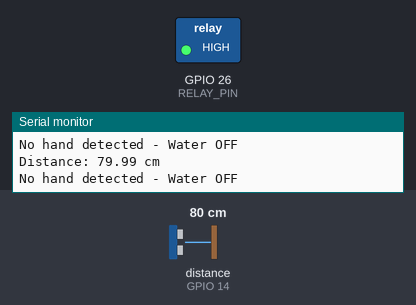
Simulated run of this sketch. Board: ESP32. Shown: switched loads named in the sketch (green lamp = pin HIGH), the last lines printed to the serial monitor. Wiring (inferred from the names in the program): ultrasonic range finder: trigger GPIO 27; echo GPIO 14. The test bench sets the inputs (shaded band); at power-on: distance to the obstacle (sensor on GPIO 14) 80 cm. The echo pulse lasts 58.3 µs per cm; pins used as bus, display or sensor lines are not drawn.

Above: at 1.2 s.
1.3 s: distance to the obstacle (sensor on GPIO 14) set to 12 cm
2.8 s: distance to the obstacle (sensor on GPIO 14) set to 9 cm
At 4.0 s:
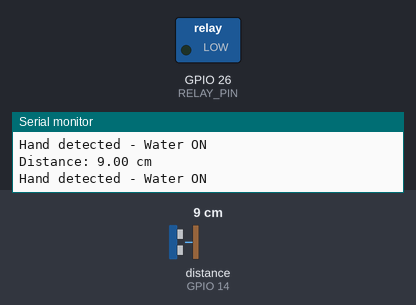
4.3 s: distance to the obstacle (sensor on GPIO 14) set to 18 cm
At 5.6 s:
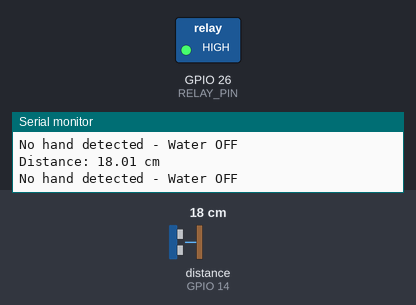
5.9 s: distance to the obstacle (sensor on GPIO 14) set to 2 cm
At 7.4 s:
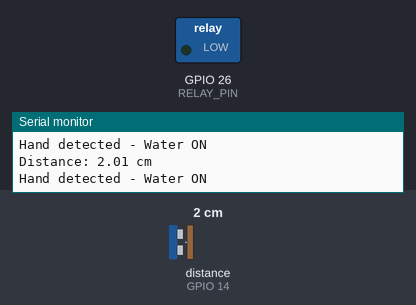
Timing chart, 0 to 8.5 s (numbered marks = the images above; inputs shaded):
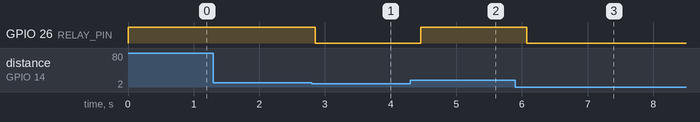

The sketch:

water_dispenser.ino
```cpp
#define TRIG_PIN 27
#define ECHO_PIN 14
#define RELAY_PIN 26

// Change to HIGH if your relay is active-HIGH
#define RELAY_ON LOW
#define RELAY_OFF HIGH

long duration;
float distance;

void setup() {
  Serial.begin(115200);

  pinMode(TRIG_PIN, OUTPUT);
  pinMode(ECHO_PIN, INPUT);
  pinMode(RELAY_PIN, OUTPUT);

  digitalWrite(TRIG_PIN, LOW);
  digitalWrite(RELAY_PIN, RELAY_OFF);
}

void loop() {
  digitalWrite(TRIG_PIN, LOW);
  delayMicroseconds(2);

  digitalWrite(TRIG_PIN, HIGH);
  delayMicroseconds(10);
  digitalWrite(TRIG_PIN, LOW);

  duration = pulseIn(ECHO_PIN, HIGH, 30000);

  if (duration == 0) {
    distance = -1;
  } else {
    distance = duration * 0.0343 / 2;
  }

  Serial.print("Distance: ");
  Serial.print(distance);
  Serial.println(" cm");

  // Turn pump ON when a hand is detected
  if (distance > 0 && distance <= 10) {
    digitalWrite(RELAY_PIN, RELAY_ON);
    Serial.println("Hand detected - Water ON");
  } else {
    digitalWrite(RELAY_PIN, RELAY_OFF);
    Serial.println("No hand detected - Water OFF");
  }

  delay(200);
}
```

Measured:
- the behaviour switches between 11 and 10 cm on distance to the obstacle (sensor on GPIO 14) (found by bisection; images 0 and 1)
- after the input at 2.8 s, GPIO 26 (RELAY_PIN): HIGH → LOW after 0.05 s
- after the input at 4.3 s, GPIO 26 (RELAY_PIN): LOW → HIGH after 0.16 s
- after the input at 5.9 s, GPIO 26 (RELAY_PIN): HIGH → LOW after 0.17 s
